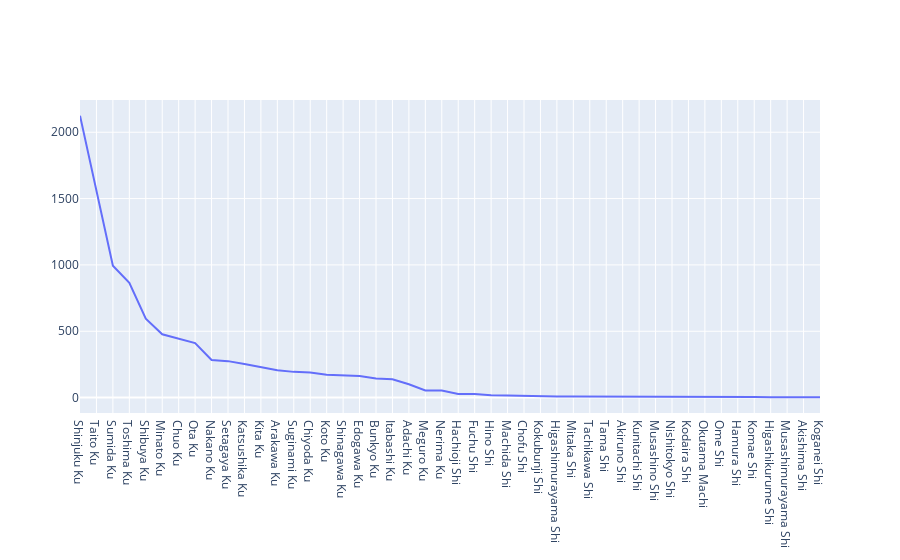

This figure's notebook cell:
### Code cell
plot_data(neigh_count_sorted,"neighbourhood","count")

### Figure 1 — Plotly figure (JSON) as saved in the notebook; plotly's stock layout.template omitted (floating-point values rounded to 4 significant figures)
{"data": [{"mode": "lines", "type": "scatter", "x": ["Shinjuku Ku", "Taito Ku", "Sumida Ku", "Toshima Ku", "Shibuya Ku", "Minato Ku", "Chuo Ku", "Ota Ku", "Nakano Ku", "Setagaya Ku", "Katsushika Ku", "Kita Ku", "Arakawa Ku", "Suginami Ku", "Chiyoda Ku", "Koto Ku", "Shinagawa Ku", "Edogawa Ku", "Bunkyo Ku", "Itabashi Ku", "Adachi Ku", "Meguro Ku", "Nerima Ku", "Hachioji Shi", "Fuchu Shi", "Hino Shi", "Machida Shi", "Chofu Shi", "Kokubunji Shi", "Higashimurayama Shi", "Mitaka Shi", "Tachikawa Shi", "Tama Shi", "Akiruno Shi", "Kunitachi Shi", "Musashino Shi", "Nishitokyo Shi", "Kodaira Shi", "Okutama Machi", "Ome Shi", "Hamura Shi", "Komae Shi", "Higashikurume Shi", "Musashimurayama Shi", "Akishima Shi", "Koganei Shi"], "y": [2125, 1570, 994, 866, 595, 477, 442, 411, 283, 275, 253, 229, 207, 194, 190, 172, 169, 163, 144, 138, 101, 54, 53, 28, 27, 18, 16, 12, 11, 9, 9, 9, 9, 8, 7, 7, 6, 5, 5, 5, 4, 4, 3, 3, 2, 2]}], "layout": {}}
